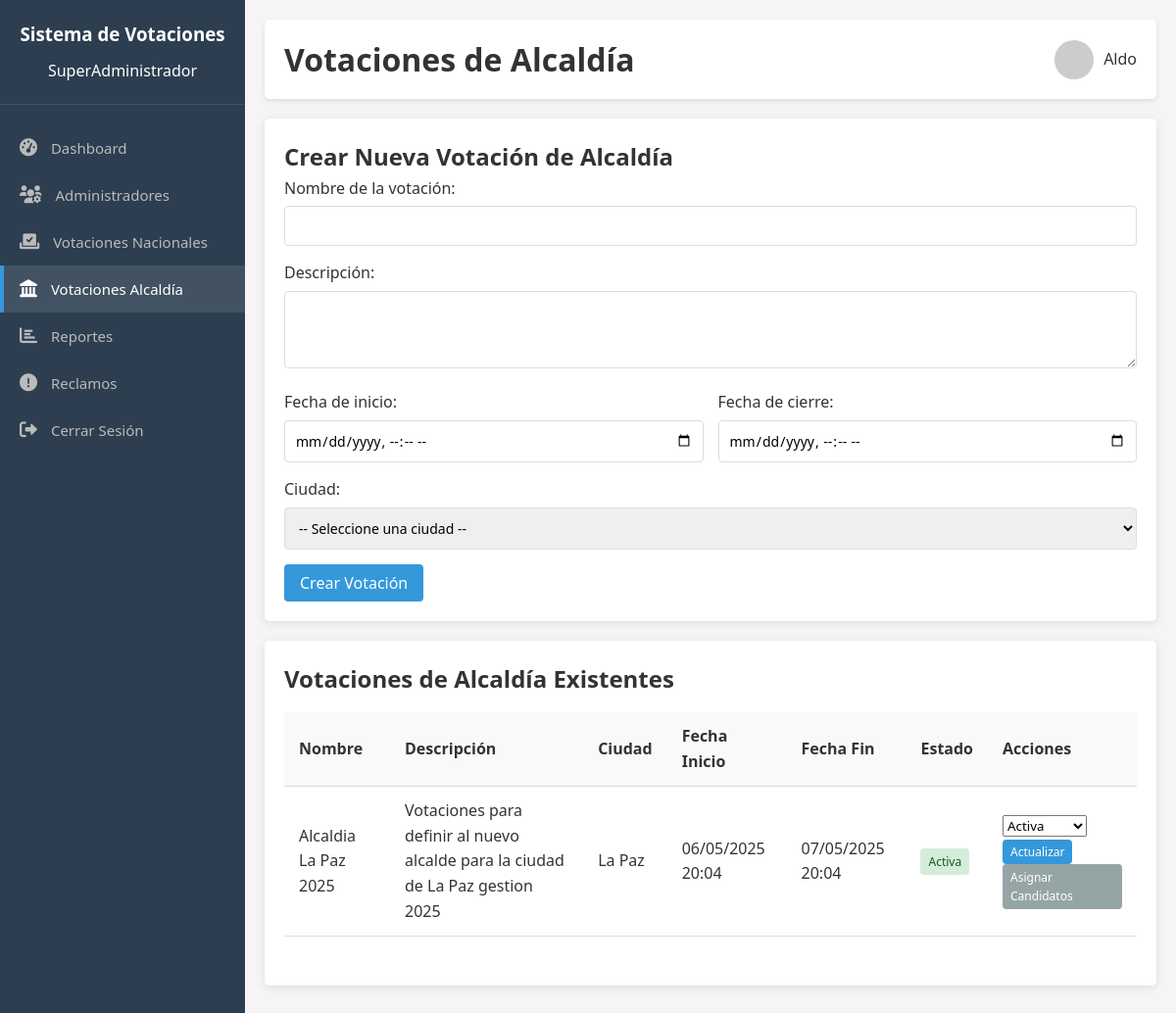
The app's page /superadmin/votaciones_alcaldia.php (signed in) with its own data.
### tables this page shows
CREATE TABLE `elecciones` (
  `id_eleccion` varchar(20) NOT NULL,
  `nombre` varchar(100) NOT NULL,
  `descripcion` text DEFAULT NULL,
  `fecha_inicio` datetime NOT NULL,
  `fecha_fin` datetime NOT NULL,
  `estado` enum('activa','finalizada','pendiente') DEFAULT 'pendiente',
  `id_tipo` int(11) NOT NULL DEFAULT 1 COMMENT '1=Electoral, 2=Refer?ndum, etc.',
  `id_ciudad` varchar(10) DEFAULT NULL
);

CREATE TABLE `ciudades` (
  `id_ciudad` varchar(10) NOT NULL,
  `nombre` varchar(100) NOT NULL,
  `id_provincia` varchar(10) NOT NULL
);

### superadmin/votaciones_alcaldia.php (the view, shortened to what this page needs)
<?php
require_once '../includes/auth.php';
$votaciones = [];
try {
    $sql = "SELECT e.*, c.nombre as ciudad
            FROM elecciones e
            JOIN ciudades c ON e.id_ciudad = c.id_ciudad
            WHERE e.id_tipo = 2
            ORDER BY e.fecha_inicio DESC";
    $stmt = $pdo->query($sql);
    $votaciones = $stmt->fetchAll(PDO::FETCH_ASSOC);
} catch(PDOException $e) {
    $error = "Error al obtener votaciones: " . $e->getMessage();
}
?>
<!DOCTYPE html>
<html lang="es">
<head>
    <link rel="stylesheet" href="../assets/css/style.css">
    <link rel="stylesheet" href="https://cdnjs.cloudflare.com/ajax/libs/font-awesome/6.0.0-beta3/css/all.min.css">
</head>
<body>
    <div class="sidebar">
        <div class="sidebar-header">
            <h3>Sistema de Votaciones</h3>
            <p>SuperAdministrador</p>
        </div>
        <div class="sidebar-menu">
            <ul>
                <li><a href="dashboard.php"><i class="fas fa-tachometer-alt"></i> Dashboard</a></li>
                <li><a href="gestion_administradores.php"><i class="fas fa-users-cog"></i> Administradores</a></li>
                <li><a href="votaciones_electorales.php"><i class="fas fa-vote-yea"></i> Votaciones Nacionales</a></li>
                <li><a href="votaciones_alcaldia.php" class="active"><i class="fas fa-landmark"></i> Votaciones Alcaldía</a></li>
                <li><a href="reportes_globales.php"><i class="fas fa-chart-bar"></i> Reportes</a></li>
                <li><a href="reclamos.php"><i class="fas fa-exclamation-circle"></i> Reclamos</a></li>
                <li><a href="../includes/logout.php"><i class="fas fa-sign-out-alt"></i> Cerrar Sesión</a></li>
            </ul>
        </div>
    </div>
    <div class="main-content">
        <div class="header">
            <h1>Votaciones de Alcaldía</h1>
            <div class="user-info">
                <img src="https://ui-avatars.com/api/?name=<?php echo urlencode($_SESSION['nombre']); ?>&background=3498db&color=fff" alt="User">
                <span><?php echo htmlspecialchars($_SESSION['nombre']); ?></span>
            </div>
        </div>
        <div class="card">
            <h2>Crear Nueva Votación de Alcaldía</h2>
            <form action="<?php echo htmlspecialchars($_SERVER["PHP_SELF"]); ?>" method="post">
                <div class="form-group">
                    <label for="nombre">Nombre de la votación:</label>
                    <input type="text" id="nombre" name="nombre" required>
                </div>
                <div class="form-group">
                    <label for="descripcion">Descripción:</label>
                    <textarea id="descripcion" name="descripcion" rows="3" required></textarea>
                </div>
                <div class="form-row">
                    <div class="form-group">
                        <label for="fecha_inicio">Fecha de inicio:</label>
                        <input type="datetime-local" id="fecha_inicio" name="fecha_inicio" required>
                    </div>
                    <div class="form-group">
                        <label for="fecha_fin">Fecha de cierre:</label>
                        <input type="datetime-local" id="fecha_fin" name="fecha_fin" required>
                    </div>
                </div>
                <div class="form-group">
                    <label for="ciudad_id">Ciudad:</label>
                    <select id="ciudad_id" name="ciudad_id" required>
                        <option value="">-- Seleccione una ciudad --</option>
                    </select>
                </div>
                <button type="submit" name="crear_votacion" class="btn btn-primary">Crear Votación</button>
            </form>
        </div>
        <div class="card">
            <h2>Votaciones de Alcaldía Existentes</h2>
            <?php if (empty($votaciones)): ?>
                <p>No hay votaciones de alcaldía registradas.</p>
            <?php else: ?>
                <div class="table-responsive">
                    <table class="data-table">
                        <thead>
                            <tr>
                                <th>Nombre</th>
                                <th>Descripción</th>
                                <th>Ciudad</th>
                                <th>Fecha Inicio</th>
                                <th>Fecha Fin</th>
                                <th>Estado</th>
                                <th>Acciones</th>
                            </tr>
                        </thead>
                        <tbody>
                            <?php foreach ($votaciones as $votacion): ?>
                                <tr>
                                    <td><?php echo htmlspecialchars($votacion['nombre']); ?></td>
                                    <td><?php echo htmlspecialchars($votacion['descripcion']); ?></td>
                                    <td><?php echo htmlspecialchars($votacion['ciudad']); ?></td>
                                    <td><?php echo date('d/m/Y H:i', strtotime($votacion['fecha_inicio'])); ?></td>
                                    <td><?php echo date('d/m/Y H:i', strtotime($votacion['fecha_fin'])); ?></td>
                                    <td>
                                        <span class="estado-badge estado-<?php echo $votacion['estado']; ?>">
                                            <?php echo ucfirst($votacion['estado']); ?>
                                        </span>
                                    </td>
                                    <td>
                                        <form action="<?php echo htmlspecialchars($_SERVER["PHP_SELF"]); ?>" method="post" class="inline-form">
                                            <select name="nuevo_estado" required>
                                                <option value="activa" <?php echo ($votacion['estado'] == 'activa') ? 'selected' : ''; ?>>Activa</option>
                                            </select>
                                            <button type="submit" name="cambiar_estado" class="btn btn-small">Actualizar</button>
                                        </form>
                                        <a href="asignar_candidatos_alcaldia.php?id=<?php echo $votacion['id_eleccion']; ?>" class="btn btn-small btn-secondary">Asignar Candidatos</a>
                                    </td>
                                </tr>
                            <?php endforeach; ?>
                        </tbody>
                    </table>
                </div>
            <?php endif; ?>
        </div>
    </div>
</body>
</html>

### assets/css/style.css (style rules this page uses)
* { margin: 0; padding: 0; box-sizing: border-box; font-family: 'Segoe UI', Tahoma, Geneva, Verdana, sans-serif; }
body { background-color: #f5f5f5; color: #333; line-height: 1.6; }
.form-group { margin-bottom: 15px; }
.form-group label { display: block; margin-bottom: 5px; font-weight: 500; }
.form-group input, .form-group select, .form-group textarea { width: 100%; padding: 10px; border: 1px solid #ddd; border-radius: 4px; font-size: 1rem; }
.btn { display: inline-block; padding: 10px 20px; background-color: #3498db; color: white; border: none; border-radius: 4px; cursor: pointer; text-decoration: none; font-size: 1rem; transition: background-color 0.3s; }
.btn-primary { background-color: #3498db; }
.btn-secondary { background-color: #7f8c8d; }
.data-table { width: 100%; border-collapse: collapse; margin-bottom: 30px; }
.data-table th, .data-table td { padding: 12px 15px; text-align: left; border-bottom: 1px solid #ddd; }
.data-table th { background-color: #f2f2f2; font-weight: 600; }

### superadmin/votaciones_alcaldia.php (style rules this page uses)
:root { --primary-color: #3498db; --secondary-color: #2980b9; --accent-color: #e74c3c; --light-color: #ecf0f1; --dark-color: #2c3e50; --success-color: #2ecc71; --warning-color: #f39c12; --danger-color: #e74c3c; --sidebar-width: 250px; }
* { margin: 0; padding: 0; box-sizing: border-box; font-family: 'Segoe UI', Tahoma, Geneva, Verdana, sans-serif; }
body { background-color: #f5f5f5; color: #333; display: flex; min-height: 100vh; }
.sidebar { width: var(--sidebar-width); background-color: var(--dark-color); color: white; position: fixed; height: 100%; padding: 20px 0; transition: all 0.3s; z-index: 1000; }
.sidebar-header { padding: 0 20px 20px; text-align: center; border-bottom: 1px solid rgba(255, 255, 255, 0.1); }
.sidebar-header h3 { color: white; margin-bottom: 10px; }
.sidebar-menu { padding: 20px 0; }
.sidebar-menu ul { list-style: none; }
.sidebar-menu li { position: relative; }
.sidebar-menu a { display: block; padding: 12px 20px; color: #bbb; text-decoration: none; transition: all 0.3s; font-size: 15px; }
.sidebar-menu a:hover, .sidebar-menu a.active { color: white; background-color: rgba(255, 255, 255, 0.1); }
.sidebar-menu a i { margin-right: 10px; font-size: 18px; }
.sidebar-menu a:hover::before, .sidebar-menu a.active::before { content: ''; position: absolute; left: 0; top: 0; height: 100%; width: 4px; background-color: var(--primary-color); }
.main-content { margin-left: var(--sidebar-width); width: calc(100% - var(--sidebar-width)); padding: 20px; transition: all 0.3s; }
.header { display: flex; justify-content: space-between; align-items: center; padding: 15px 20px; background-color: white; box-shadow: 0 2px 5px rgba(0,0,0,0.1); margin-bottom: 20px; border-radius: 5px; }
.user-info { display: flex; align-items: center; }
.user-info img { width: 40px; height: 40px; border-radius: 50%; margin-right: 10px; }
.card { background-color: white; border-radius: 5px; box-shadow: 0 2px 10px rgba(0,0,0,0.1); padding: 20px; margin-bottom: 20px; }
.form-group { margin-bottom: 15px; }
.form-group label { display: block; margin-bottom: 5px; font-weight: 500; }
.form-group input[type="text"], .form-group input[type="email"], .form-group input[type="password"], .form-group input[type="datetime-local"], .form-group textarea, .form-group select { width: 100%; padding: 10px; border: 1px solid #ddd; border-radius: 4px; font-size: 14px; }
.form-row { display: flex; gap: 15px; }
.form-row .form-group { flex: 1; }
.btn { display: inline-block; padding: 8px 16px; border-radius: 4px; text-decoration: none; font-weight: 500; transition: all 0.3s; border: none; cursor: pointer; }
.btn-primary { background-color: var(--primary-color); color: white; }
.btn-secondary { background-color: #95a5a6; color: white; }
.table-responsive { overflow-x: auto; }
.data-table { width: 100%; border-collapse: collapse; margin-top: 15px; }
.data-table th, .data-table td { padding: 12px 15px; text-align: left; border-bottom: 1px solid #ddd; }
.data-table th { background-color: #f8f9fa; font-weight: 600; }
.estado-badge { display: inline-block; padding: 4px 8px; border-radius: 4px; font-size: 12px; font-weight: 500; }
.estado-activa { background-color: #d4edda; color: #155724; }
.inline-form { display: inline-block; margin-right: 5px; }
.btn-small { padding: 4px 8px; font-size: 12px; }

### records on screen
elecciones: nombre "Alcaldia La Paz 2025", descripcion "Votaciones para definir al nuevo alcalde para la ciudad de La Paz gestion 2025", id_ciudad.nombre "La Paz", fecha_inicio "06/05/2025 20:04", fecha_fin "07/05/2025 20:04", estado "Activa", nuevo_estado "Activa"

### other values on screen
$_SESSION['nombre'] "Aldo"
